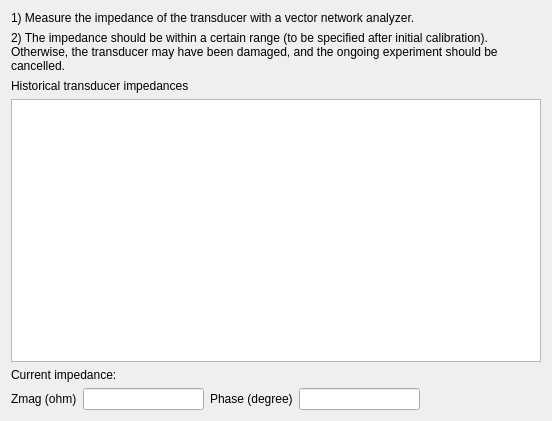
<?xml version="1.0" encoding="UTF-8"?>
<ui version="4.0">
 <class>qCheckUSimpedancePage</class>
 <widget class="QWidget" name="qCheckUSimpedancePage">
  <property name="geometry">
   <rect>
    <x>0</x>
    <y>0</y>
    <width>552</width>
    <height>421</height>
   </rect>
  </property>
  <property name="windowTitle">
   <string>Form</string>
  </property>
  <layout class="QGridLayout" name="gridLayout">
   <item row="0" column="0">
    <layout class="QVBoxLayout" name="verticalLayout">
     <item>
      <widget class="QLabel" name="label_2">
       <property name="text">
        <string>1) Measure the impedance of the transducer with a vector network analyzer.</string>
       </property>
      </widget>
     </item>
     <item>
      <widget class="QLabel" name="label_3">
       <property name="text">
        <string>2) The impedance should be within a certain range (to be specified after initial calibration). Otherwise, the transducer may have been damaged, and the ongoing experiment should be cancelled.</string>
       </property>
       <property name="scaledContents">
        <bool>false</bool>
       </property>
       <property name="wordWrap">
        <bool>true</bool>
       </property>
      </widget>
     </item>
     <item>
      <widget class="QLabel" name="label">
       <property name="text">
        <string>Historical transducer impedances</string>
       </property>
      </widget>
     </item>
     <item>
      <widget class="QListWidget" name="listWidget"/>
     </item>
     <item>
      <widget class="QLabel" name="label_4">
       <property name="text">
        <string>Current impedance:</string>
       </property>
      </widget>
     </item>
     <item>
      <layout class="QHBoxLayout" name="horizontalLayout">
       <item>
        <widget class="QLabel" name="label_5">
         <property name="text">
          <string>Zmag (ohm)</string>
         </property>
        </widget>
       </item>
       <item>
        <widget class="QLineEdit" name="zmagEdit">
         <property name="text">
          <string/>
         </property>
        </widget>
       </item>
       <item>
        <widget class="QLabel" name="label_6">
         <property name="text">
          <string>Phase (degree)</string>
         </property>
        </widget>
       </item>
       <item>
        <widget class="QLineEdit" name="phaseEdit">
         <property name="text">
          <string/>
         </property>
        </widget>
       </item>
       <item>
        <spacer name="horizontalSpacer">
         <property name="orientation">
          <enum>Qt::Horizontal</enum>
         </property>
         <property name="sizeHint" stdset="0">
          <size>
           <width>78</width>
           <height>20</height>
          </size>
         </property>
        </spacer>
       </item>
      </layout>
     </item>
    </layout>
   </item>
  </layout>
 </widget>
 <resources/>
 <connections/>
</ui>
